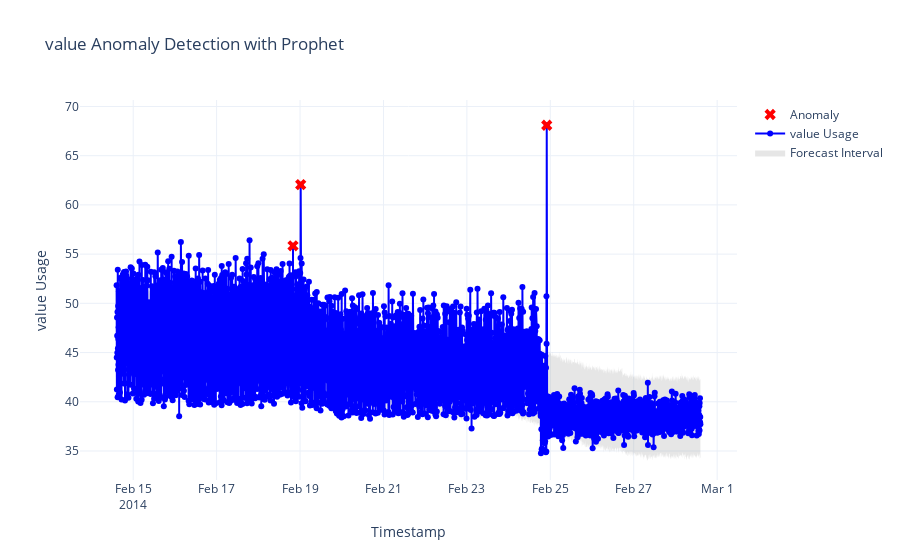
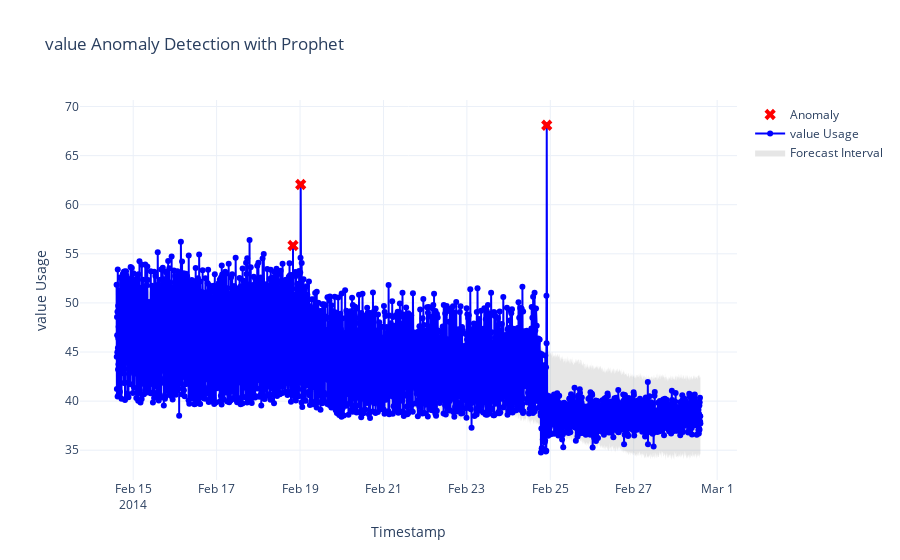
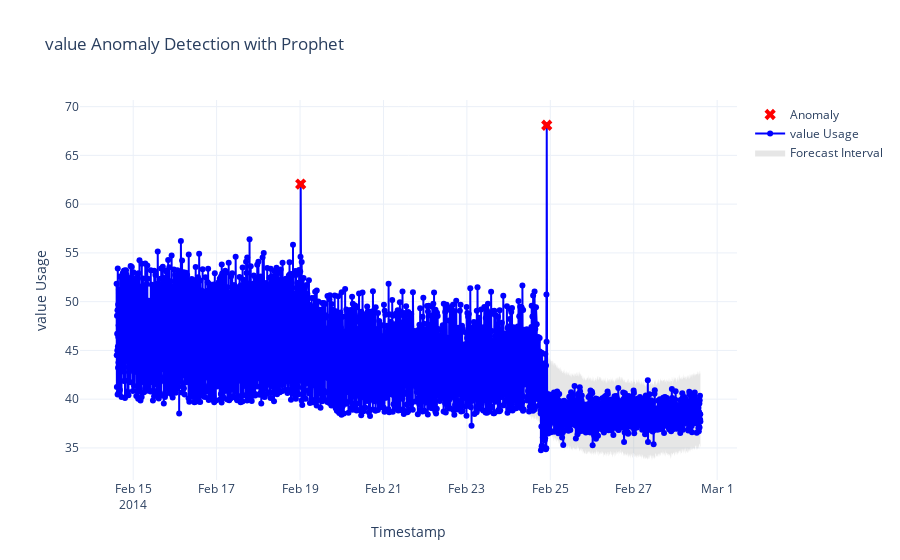

Notebook source saved alongside these figures, in order:
### Code cell
def run_metric_analysis(metric_name):
  # Run the analysis for CPU
  for cpr in np.round(np.logspace(start=-3,stop=0,num=3,base=10),4):
    print(f"###############CPR = {cpr}###########")
    prophet_model, forecast_df, anomalies, forecast = run_prophet_anomaly_detection(data_converted, metric_name, cpr)

    # Check if the model fitting was successful before attempting to plot
    if prophet_model is not None and forecast is not None:
        # Visualize the seasonal components learned by Prophet
        fig = prophet_model.plot_components(forecast)
        fig.suptitle(f'Prophet Seasonal Components for {metric_name} Usage', fontsize=16)
        plt.show()
    else:
        print("Skipping plotting due to errors in model fitting.")
    plot_metric(forecast_df, anomalies, metric_name)

run_metric_analysis('value')

### Figure 1 — Plotly figure (JSON) as saved in the notebook; plotly's stock layout.template omitted (floating-point values rounded to 4 significant figures; data arrays with more than 128 entries replaced by an {"elided": "..."} marker saying what was removed)
{"data": [{"line": {"color": "rgba(0,0,0,0)"}, "mode": "lines", "name": "Upper Bound", "showlegend": false, "type": "scatter", "x": {"elided": "4032 str values"}, "y": {"elided": "4032 float values"}}, {"fill": "tonexty", "fillcolor": "rgba(128,128,128,0.2)", "line": {"color": "rgba(0,0,0,0)"}, "mode": "lines", "name": "Forecast Interval", "type": "scatter", "x": {"elided": "4032 str values"}, "y": {"elided": "4032 float values"}}, {"line": {"color": "blue"}, "mode": "lines+markers", "name": "value Usage", "type": "scatter", "x": {"elided": "4032 str values"}, "y": {"elided": "4032 float values"}}, {"marker": {"color": "red", "size": 10, "symbol": "x"}, "mode": "markers", "name": "Anomaly", "type": "scatter", "x": ["2014-02-18T19:57:00", "2014-02-19T00:22:00", "2014-02-24T21:57:00"], "y": [55.85, 62.06, 68.09]}], "layout": {"title": {"text": "value Anomaly Detection with Prophet"}, "xaxis": {"title": {"text": "Timestamp"}}, "yaxis": {"title": {"text": "value Usage"}}}}

### Figure 2 — Plotly figure (JSON) as saved in the notebook; plotly's stock layout.template omitted (floating-point values rounded to 4 significant figures; data arrays with more than 128 entries replaced by an {"elided": "..."} marker saying what was removed)
{"data": [{"line": {"color": "rgba(0,0,0,0)"}, "mode": "lines", "name": "Upper Bound", "showlegend": false, "type": "scatter", "x": {"elided": "4032 str values"}, "y": {"elided": "4032 float values"}}, {"fill": "tonexty", "fillcolor": "rgba(128,128,128,0.2)", "line": {"color": "rgba(0,0,0,0)"}, "mode": "lines", "name": "Forecast Interval", "type": "scatter", "x": {"elided": "4032 str values"}, "y": {"elided": "4032 float values"}}, {"line": {"color": "blue"}, "mode": "lines+markers", "name": "value Usage", "type": "scatter", "x": {"elided": "4032 str values"}, "y": {"elided": "4032 float values"}}, {"marker": {"color": "red", "size": 10, "symbol": "x"}, "mode": "markers", "name": "Anomaly", "type": "scatter", "x": ["2014-02-18T19:57:00", "2014-02-19T00:22:00", "2014-02-24T21:57:00"], "y": [55.85, 62.06, 68.09]}], "layout": {"title": {"text": "value Anomaly Detection with Prophet"}, "xaxis": {"title": {"text": "Timestamp"}}, "yaxis": {"title": {"text": "value Usage"}}}}

### Figure 3 — Plotly figure (JSON) as saved in the notebook; plotly's stock layout.template omitted (floating-point values rounded to 4 significant figures; data arrays with more than 128 entries replaced by an {"elided": "..."} marker saying what was removed)
{"data": [{"line": {"color": "rgba(0,0,0,0)"}, "mode": "lines", "name": "Upper Bound", "showlegend": false, "type": "scatter", "x": {"elided": "4032 str values"}, "y": {"elided": "4032 float values"}}, {"fill": "tonexty", "fillcolor": "rgba(128,128,128,0.2)", "line": {"color": "rgba(0,0,0,0)"}, "mode": "lines", "name": "Forecast Interval", "type": "scatter", "x": {"elided": "4032 str values"}, "y": {"elided": "4032 float values"}}, {"line": {"color": "blue"}, "mode": "lines+markers", "name": "value Usage", "type": "scatter", "x": {"elided": "4032 str values"}, "y": {"elided": "4032 float values"}}, {"marker": {"color": "red", "size": 10, "symbol": "x"}, "mode": "markers", "name": "Anomaly", "type": "scatter", "x": ["2014-02-19T00:22:00", "2014-02-24T21:57:00"], "y": [62.06, 68.09]}], "layout": {"title": {"text": "value Anomaly Detection with Prophet"}, "xaxis": {"title": {"text": "Timestamp"}}, "yaxis": {"title": {"text": "value Usage"}}}}
